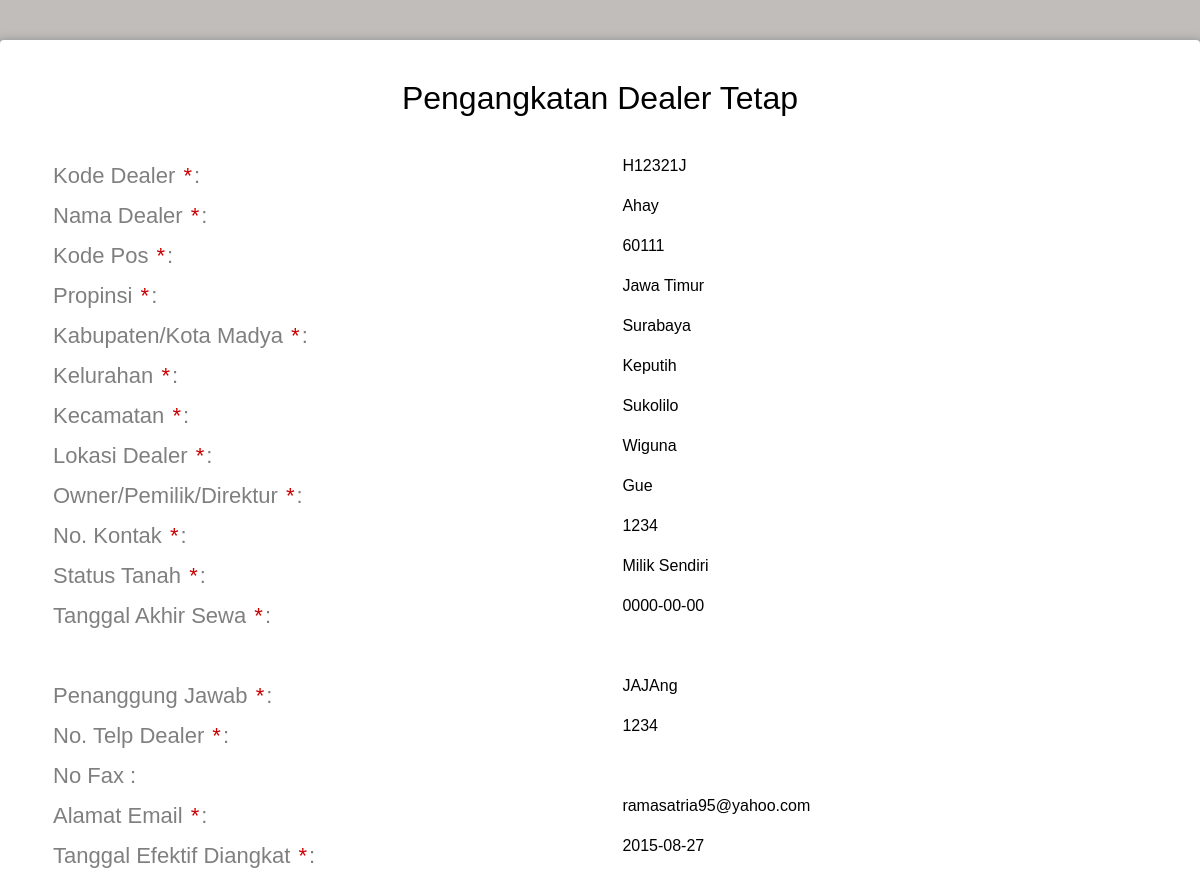
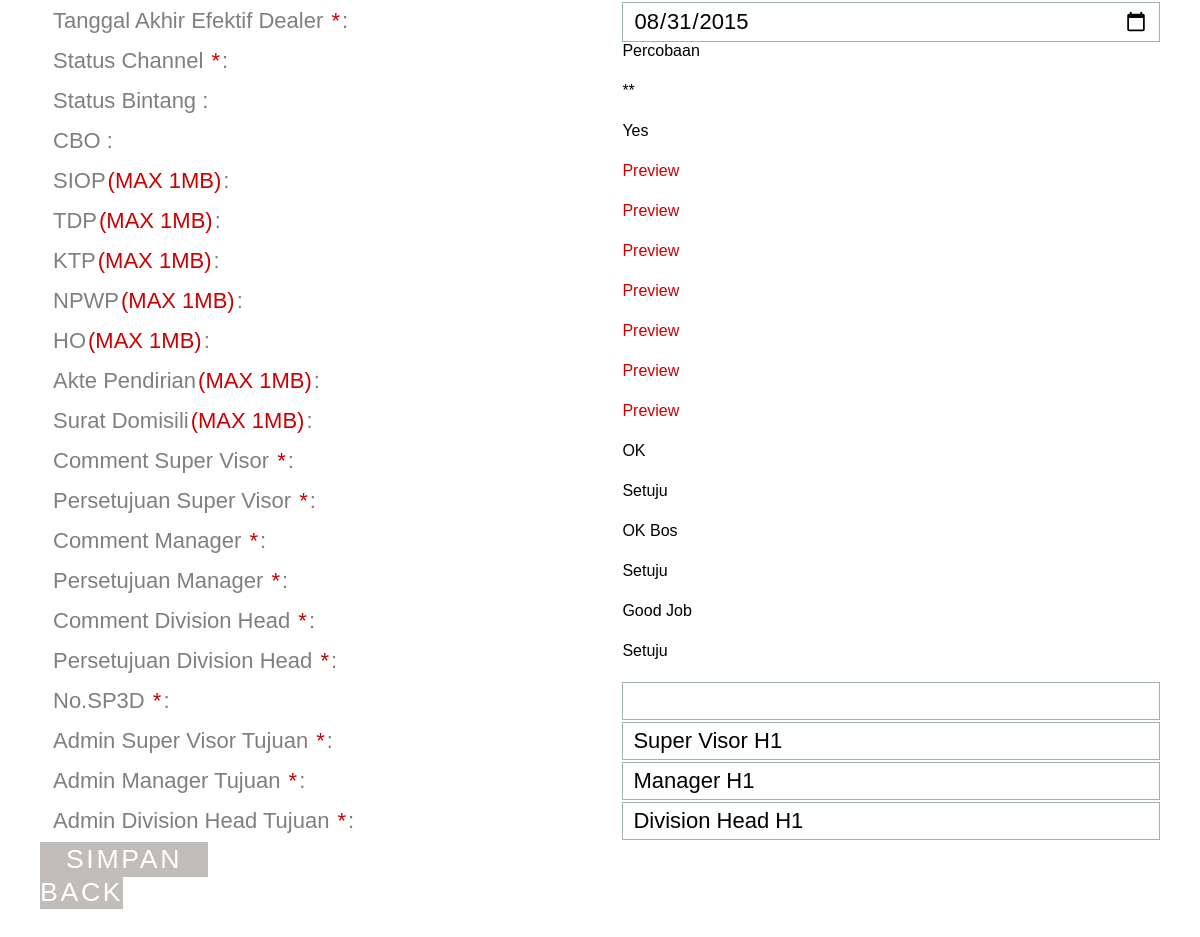
The page /admin_legal/angkat_h1.php?id=9 (signed in) on the database its author committed (2 pictures, top to bottom).
### tables this page shows
CREATE TABLE IF NOT EXISTS `daftar_pengajuan` (
  `id_daftar` int(11) NOT NULL AUTO_INCREMENT,
  `id_admin` int(11) NOT NULL,
  `kode_dealer` varchar(15) NOT NULL,
  `tanggal_pengajuan` date NOT NULL,
  `jenis_pengajuan` varchar(35) NOT NULL,
  `channel` varchar(10) DEFAULT NULL,
  `status_channel` varchar(10) DEFAULT NULL,
  `jam_pengajuan` time NOT NULL,
  `comment_sv` varchar(50) DEFAULT NULL,
  `approval_sv` varchar(30) DEFAULT NULL,
  `nama_sv` varchar(30) NOT NULL,
  `waktu_approval_sv` datetime NOT NULL,
  `comment_manager` varchar(50) DEFAULT NULL,
  `approval_manager` varchar(30) DEFAULT NULL,
  `nama_manager` varchar(30) NOT NULL,
  `waktu_approval_manager` datetime NOT NULL,
  `comment_divhead` varchar(50) DEFAULT NULL,
  `approval_divhead` varchar(30) DEFAULT NULL,
  `nama_divhead` varchar(30) NOT NULL,
  `waktu_approval_divhead` datetime NOT NULL,
  `legalisir_admin` varchar(20) DEFAULT NULL,
  `waktu_legalisir` date NOT NULL,
  `perpanjangan` date DEFAULT NULL,
  PRIMARY KEY (`id_daftar`)
);

CREATE TABLE IF NOT EXISTS `daftar_dealer` (
  `kode_dealer` varchar(15) NOT NULL,
  `nama_dealer` varchar(50) NOT NULL,
  `id_kodepos` int(11) NOT NULL,
  `lokasi` varchar(30) NOT NULL,
  `owner` varchar(30) NOT NULL,
  `kontak` varchar(12) NOT NULL,
  `status_tanah` varchar(30) NOT NULL,
  `akhir_sewa` date DEFAULT NULL,
  `status_dealer` varchar(10) DEFAULT NULL,
  `siop` varchar(50) DEFAULT NULL,
  `tdp` varchar(50) DEFAULT NULL,
  `ktp` varchar(50) DEFAULT NULL,
  `npwp` varchar(50) DEFAULT NULL,
  `ho` varchar(50) DEFAULT NULL,
  `akte` varchar(50) DEFAULT NULL,
  `surat_domisili` varchar(50) DEFAULT NULL,
  `waktucreate` datetime NOT NULL,
  `waktumodify` datetime DEFAULT NULL,
  PRIMARY KEY (`kode_dealer`)
);

CREATE TABLE IF NOT EXISTS `kodepos` (
  `id_kodepos` int(5) NOT NULL AUTO_INCREMENT,
  `kodepos` int(11) DEFAULT NULL,
  `kelurahan` varchar(50) DEFAULT NULL,
  `kecamatan` varchar(50) DEFAULT NULL,
  `jenis` varchar(50) DEFAULT NULL,
  `kabupaten` varchar(50) DEFAULT NULL,
  `propinsi` varchar(50) DEFAULT NULL,
  PRIMARY KEY (`id_kodepos`)
);

CREATE TABLE IF NOT EXISTS `channel_h1` (
  `id_channel` varchar(15) NOT NULL,
  `pj` varchar(20) NOT NULL,
  `no_telp` varchar(12) NOT NULL,
  `no_fax` varchar(12) DEFAULT NULL,
  `email` varchar(50) NOT NULL,
  `tgl_efektif` date NOT NULL,
  `tgl_akhir` date NOT NULL,
  `status_channel` varchar(10) NOT NULL,
  `status_bintang` varchar(5) DEFAULT NULL,
  `cbo` varchar(30) DEFAULT NULL,
  `no_sp3d` varchar(30) DEFAULT NULL,
  `waktucreate` datetime NOT NULL,
  `waktumodify` datetime DEFAULT NULL,
  PRIMARY KEY (`id_channel`)
);

### admin_legal/angkat_h1.php (the view, shortened to what this page needs)
<?php
$id=$_GET['id'];
if(isset($_SESSION['status'])&&$_SESSION['status']=='admin'){
$sql=mysql_fetch_array(mysql_query("select * from daftar_pengajuan a, daftar_dealer b, kodepos c, channel_h1 d where a.id_daftar = '$id' and a.kode_dealer = b.kode_dealer and b.id_kodepos = c.id_kodepos and b.kode_dealer = d.id_channel"));
?>
<!DOCTYPE html>
<html >
  <head>
    <link href='../css/css.css' rel='stylesheet' type='text/css'>
    <link rel="stylesheet" href="css/normalize.css">
    <link rel="stylesheet" href="css/style.css">
  </head>
  <body>
    <div class="form">
      <div>
        <div id="h1">
          <h1>Pengangkatan Dealer Tetap</h1>
         <form name="edit" action="submit_angkat_h1.php?id=<?php echo $id ?>&kode=<?php echo $sql['kode_dealer'] ?>" method="post" onSubmit="validate()">
          <div class="top-row">
          <div class="field-wrap">
              <label>
              Kode Dealer <span class="req">*</span>:
            </label>
		  </div>
		  <div class="field-wrap"><span><?php echo $sql['kode_dealer'] ?></span>
          </div>
          </div>
          <div class="top-row">
          <div class="field-wrap">
              <label>
              Nama Dealer <span class="req">*</span>:
            </label>
		  </div>
		  <div class="field-wrap"><span><?php echo $sql['nama_dealer'] ?></span>
          </div>
          </div>
          <div class="top-row">
          <div class="field-wrap">
              <label>
              Kode Pos <span class="req">*</span>:
            </label>
		  </div>
		  <div class="field-wrap"><span><?php echo $sql['kodepos'] ?></span>
          </div>
          </div>
          <div class="top-row">
          <div class="field-wrap">
              <label>
              Propinsi <span class="req">*</span>:
            </label>
		  </div>
		  <div class="field-wrap"><span><?php echo $sql['propinsi'] ?></span>
          </div>
          </div>
		  <div class="top-row">
          <div class="field-wrap">
              <label>
              Kabupaten/Kota Madya <span class="req">*</span>:
            </label>
		  </div>
		  <div class="field-wrap"><span><?php echo $sql['kabupaten'] ?></span>
          </div>
          </div>
		  <div class="top-row">
          <div class="field-wrap">
              <label>
              Kelurahan <span class="req">*</span>:
            </label>
		  </div>
		  <div class="field-wrap"><span><?php echo $sql['kelurahan'] ?></span>
          </div>
          </div>
		  <div class="top-row">
          <div class="field-wrap">
              <label>
              Kecamatan <span class="req">*</span>:
            </label>
		  </div>
		  <div class="field-wrap"><span><?php echo $sql['kecamatan'] ?></span>
          </div>
          </div>
		  <div class="top-row">
          <div class="field-wrap">
              <label>
              Lokasi Dealer <span class="req">*</span>:
            </label>
		  </div>
		  <div class="field-wrap"><span><?php echo $sql['lokasi'] ?></span>
          </div>
          </div>
		  <div class="top-row">
          <div class="field-wrap">
              <label>
              Owner/Pemilik/Direktur <span class="req">*</span>:
            </label>
		  </div>
		  <div class="field-wrap"><span><?php echo $sql['owner'] ?></span>
          </div>
          </div>
		  <div class="top-row">
          <div class="field-wrap">
              <label>
              No. Kontak <span class="req">*</span>:
            </label>
		  </div>
		  <div class="field-wrap"><span><?php echo $sql['kontak'] ?></span>
          </div>
          </div>
		  <div class="top-row">
          <div class="field-wrap">
              <label>
              Status Tanah <span class="req">*</span>:
            </label>
		  </div>
		  <div class="field-wrap">
          <span><?php echo $sql['status_tanah'] ?></span>
          </div>
          </div>
		  <div class="top-row" id="tanggalsewa">
            <div class="field-wrap">
              <label>
                Tanggal Akhir Sewa <span class="req">*</span>:
              </label>
            </div>
              <div class="field-wrap">
              <span><?php echo $sql['akhir_sewa'] ?></span>
			  </div>
          </div>
          <div class="top-row">
          </div>
		  <div class="top-row">
          <div class="field-wrap">
              <label>
              Penanggung Jawab <span class="req">*</span>:
            </label>
		  </div>
		  <div class="field-wrap"><span><?php echo $sql['pj'] ?></span>
          </div>
          </div>
		  <div class="top-row">
          <div class="field-wrap">
              <label>
              No. Telp Dealer <span class="req">*</span>:
            </label>
		  </div>
		  <div class="field-wrap"><span><?php echo $sql['no_telp'] ?></span>
          </div>
          </div>
		  <div class="top-row">
          <div class="field-wrap">
              <label>
              No Fax :
            </label>
		  </div>
          </div>
		  <div class="top-row">
          <div class="field-wrap">
              <label>
              Alamat Email <span class="req">*</span>:
            </label>
		  </div>
		  <div class="field-wrap"><span><?php echo $sql['email'] ?></span>
          </div>
          </div>
		  <div class="top-row">
          <div class="field-wrap">
              <label>
              Tanggal Efektif Diangkat <span class="req">*</span>:
            </label>
		  </div>
		  <div class="field-wrap"><span><?php echo $sql['tgl_efektif'] ?></span>
          </div>
          </div>
		  <div class="top-row">
          <div class="field-wrap">
              <label>
              Tanggal Akhir Efektif Dealer <span class="req">*</span>:
            </label>
		  </div>
		  <div class="field-wrap"><input name="tgl_akhir" type="date" value="<?php echo $sql['tgl_akhir'] ?>" required />
          </div>
          </div>
		  <div class="top-row">
          <div class="field-wrap">
              <label>
              Status Channel <span class="req">*</span>:
            </label>
		  </div>
		  <div class="field-wrap"><span><?php echo $sql['status_channel'] ?></span>
          </div>
          </div>
		  <div class="top-row">
          <div class="field-wrap">
              <label>
              Status Bintang :
            </label>
		  </div>
		  <div class="field-wrap"><span><?php echo $sql['status_bintang'] ?></span>
		  </div>
          </div>
		  <div class="top-row">
          <div class="field-wrap">
              <label>
              CBO :
            </label>
		  </div>
		  <div class="field-wrap"><span><?php echo $sql['cbo'] ?></span>
		  </div>
          </div>
		  <div class="top-row">
          <div class="field-wrap">
              <label>
              SIOP<span class="req">(MAX 1MB)</span>:
            </label>
		  </div>
		  <div class="field-wrap"><a href="<?php echo $sql['siop'] ?>"target="_blank">Preview</a>
          </div>
          </div>
		  <div class="top-row">
          <div class="field-wrap">
              <label>
              TDP<span class="req">(MAX 1MB)</span>:
            </label>
		  </div>
		  <div class="field-wrap"><a href="<?php echo $sql['tdp'] ?>"target="_blank">Preview</a>
          </div>
          </div>
		  <div class="top-row">
          <div class="field-wrap">
              <label>
              KTP<span class="req">(MAX 1MB)</span>:
            </label>
		  </div>
		  <div class="field-wrap"><a href="<?php echo $sql['ktp'] ?>"target="_blank">Preview</a>
          </div>
          </div>
		  <div class="top-row">
          <div class="field-wrap">
              <label>
              NPWP<span class="req">(MAX 1MB)</span>:
            </label>
		  </div>
		  <div class="field-wrap"><a href = "<?php echo $sql['npwp'] ?>"target="_blank">Preview</a>
          </div>
          </div>
		  <div class="top-row">
          <div class="field-wrap">
              <label>
              HO<span class="req">(MAX 1MB)</span>:
            </label>
		  </div>
		  <div class="field-wrap"><a href= "<?php echo $sql['ho'] ?>"target="_blank">Preview</a>
          </div>
          </div>
		  <div class="top-row">
          <div class="field-wrap">
            <label>
              Akte Pendirian<span class="req">(MAX 1MB)</span>:
            </label>
		  </div>
		  <div class="field-wrap"><a href = "<?php echo $sql['akte'] ?>"target="_blank">Preview</a>
          </div>
          </div>
		  <div class="top-row">
          <div class="field-wrap">
              <label>
              Surat Domisili<span class="req">(MAX 1MB)</span>:
            </label>
		  </div>
		  <div class="field-wrap"><a href = "<?php echo $sql['surat_domisili'] ?>"target="_blank">Preview</a>
          </div>
          </div>
		   <div class="top-row">
          <div class="field-wrap">
              <label>
              Comment Super Visor <span class="req">*</span>:
            </label>
		  </div>
		  <div class="field-wrap"><span><?php echo $sql['comment_sv'] ?></span>
          </div>
          </div>
		      <div class="top-row">
          <div class="field-wrap">
              <label>
              Persetujuan Super Visor <span class="req">*</span>:
            </label>
		  </div>
		  <div class="field-wrap"><span><?php echo $sql['approval_sv'] ?></span>
          </div>
          </div>
		   <div class="top-row">
          <div class="field-wrap">
              <label>
              Comment Manager <span class="req">*</span>:
            </label>
		  </div>
		  <div class="field-wrap"><span><?php echo $sql['comment_manager'] ?></span>
          </div>
          </div>
		      <div class="top-row">
          <div class="field-wrap">
              <label>
              Persetujuan Manager <span class="req">*</span>:
            </label>
		  </div>
		  <div class="field-wrap"><span><?php echo $sql['approval_manager'] ?></span>
          </div>
          </div>
		   <div class="top-row">
          <div class="field-wrap">
              <label>
              Comment Division Head <span class="req">*</span>:
            </label>
		  </div>
		  <div class="field-wrap"><span><?php echo $sql['comment_divhead'] ?></span>
          </div>
          </div>
		      <div class="top-row">
          <div class="field-wrap">
              <label>
              Persetujuan Division Head <span class="req">*</span>:
            </label>
		  </div>
		  <div class="field-wrap"><span><?php echo $sql['approval_divhead'] ?></span>
          </div>
          </div>
		 <div class="top-row">
          <div class="field-wrap">
              <label>
              No.SP3D <span class="req">*</span>:
            </label>
		  </div>
		  <div class="field-wrap"><input name="no_sp3d" type="text" required />
          </div>
          </div>
           <div class="top-row">
          <div class="field-wrap">
              <label>
              Admin Super Visor Tujuan <span class="req">*</span>:
            </label>
		  </div>
		  <div class="field-wrap"><input name="sv" type="text"  list="svlist" value="<?php echo $sql['nama_sv'] ?>" required />
          </div>
          </div>
			<div class="top-row">
          <div class="field-wrap">
              <label>
              Admin Manager Tujuan <span class="req">*</span>:
            </label>
		  </div>
		  <div class="field-wrap"><input name="manager" type="text" list="managerlist" value="<?php echo $sql['nama_manager'] ?>" required />
          </div>
          </div>
		  <div class="top-row">
          <div class="field-wrap">
              <label>
              Admin Division Head Tujuan <span class="req">*</span>:
            </label>
		  </div>
		  <div class="field-wrap"><input name="divhead" type="text" list="divheadlist" value="<?php echo $sql['nama_divhead'] ?>" required />
          </div>
          </div>
		            <button type="submit" class="button button-block"/>Simpan</button>
					<a class="button"href="index.php"/>Back</a>
		  </form>
        </div>
      </div>
</div>
  </body>
</html>
<?php
}else{
?>
<script>document.location.href="../"</script>
<?php
}
?>

### admin_legal/css/style.css (style rules this page uses)
*, *:before, *:after { box-sizing: border-box; }
html { overflow-y: scroll; }
body { background: #c1bdba; font-family: 'Titillium Web', sans-serif; }
a { text-decoration: none; color: #cc0000; -webkit-transition: .5s ease; transition: .5s ease; }
.form { background: #ffffff; padding: 40px; max-width: 1200px; margin: 40px auto; border-radius: 4px; box-shadow: 0 4px 10px 4px rgba(19, 35, 47, 0.3); }
h1 { text-align: center; color: #000000; font-weight: 300; margin: 0 0 40px; }
label { position: absolute; -webkit-transform: translateY(6px); -ms-transform: translateY(6px); transform: translateY(6px); left: 13px; color: rgba(0, 0, 0, 0.5); -webkit-transition: all 0.25s ease; transition: all 0.25s ease; -webkit-backface-visibility: hidden; pointer-events: none; font-size: 22px; }
label .req { margin: 2px; color: #cc0000; }
input, textarea { font-size: 22px; display: block; width: 100%; height: 100%; padding: 5px 10px; background: none; background-image: none; border: 1px solid #a0b3b0; color: #000000; border-radius: 0; -webkit-transition: border-color .25s ease, box-shadow .25s ease; transition: border-color .25s ease, box-shadow .25s ease; }
.field-wrap { position: relative; margin-bottom: 40px; }
.top-row:after { content: ""; display: table; clear: both; }
.top-row > div { float: left; width: 48%; margin-right: 4%; }
.top-row > div:last-child { margin: 0; }
.button { border: 0; outline: none; border-radius: 0; padding: 2px 0; font-size: 20pt; font-weight: 6; text-transform: uppercase; letter-spacing: .1em; background: #c1bdba; color: #ffffff; -webkit-transition: all 0.5s ease; transition: all 0.5s ease; -webkit-appearance: none; }
.button-block { display: block; width: 15%; }

### rows shown on the page
daftar_pengajuan: kode_dealer.kode_dealer "H12321J", kode_dealer.nama_dealer "Ahay", kodepos.kodepos "60111", kodepos.propinsi "Jawa Timur", kodepos.kabupaten "Surabaya", kodepos.kelurahan "Keputih", kodepos.kecamatan "Sukolilo", kode_dealer.lokasi "Wiguna", kode_dealer.owner "Gue", kode_dealer.kontak "1234", kode_dealer.status_tanah "Milik Sendiri", kode_dealer.akhir_sewa "0000-00-00", channel_h1.pj "JAJAng", channel_h1.no_telp "1234", channel_h1.email "ramasatria95@yahoo.com", channel_h1.tgl_efektif "2015-08-27", tgl_akhir "08/31/2015", channel_h1.status_channel "Percobaan", channel_h1.status_bintang "**", channel_h1.cbo "Yes", comment_sv "OK", approval_sv "Setuju", comment_manager "OK Bos", approval_manager "Setuju", comment_divhead "Good Job", approval_divhead "Setuju", sv "Super Visor H1", manager "Manager H1", divhead "Division Head H1"
